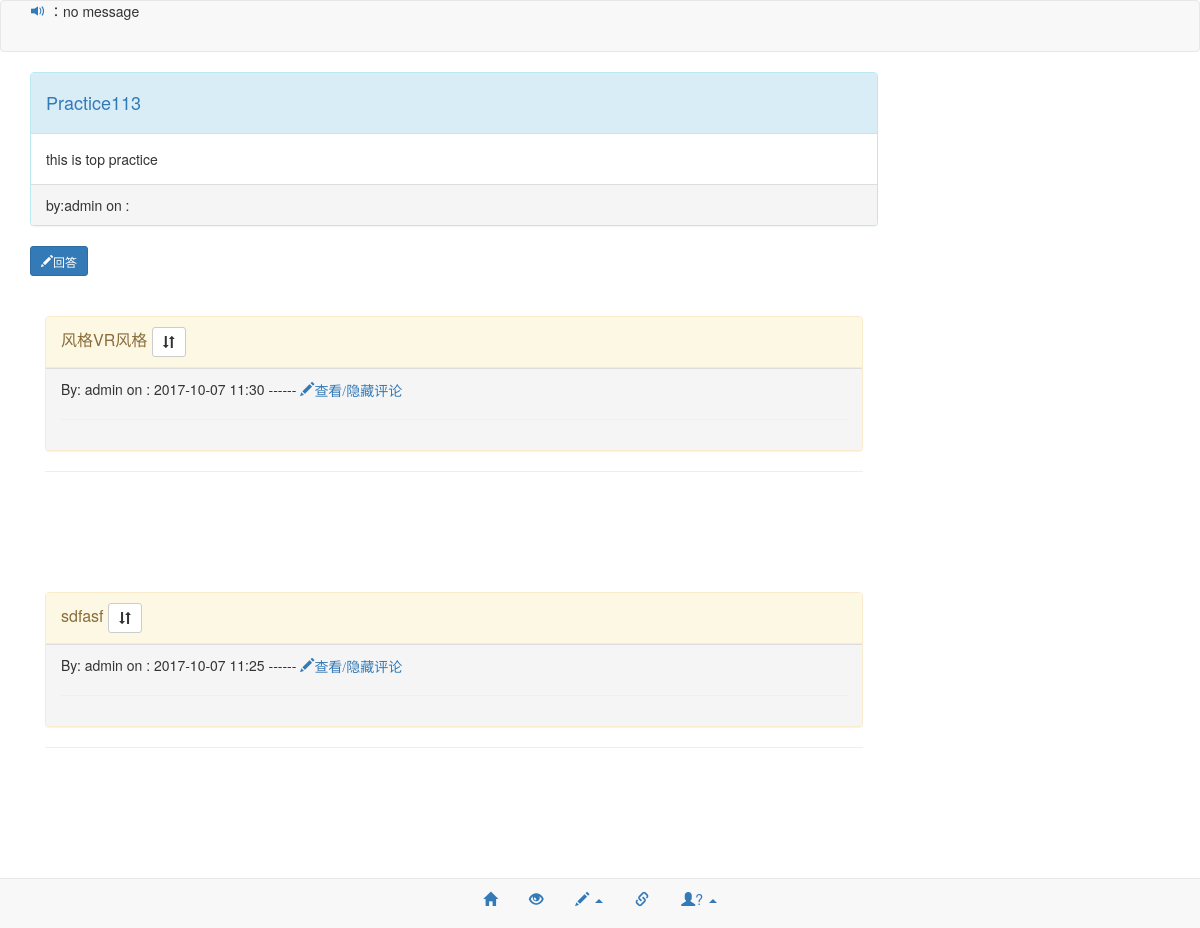
/practice/practice/113, run on the app's committed database.
### webapp/models.py (models this page shows, shortened)
class Note(db.Model):
    id = db.Column(db.Integer(), primary_key=True)
    text = db.Column(db.Text())
    publish_date = db.Column(db.DateTime())
    user_id = db.Column(db.Integer(),
                        db.ForeignKey('user.id'))

class Practice(db.Model):
    id = db.Column(db.Integer(), primary_key=True)
    title = db.Column(db.String(255))
    is_top = db.Column(db.Boolean())
    text = db.Column(db.Text())
    publish_date = db.Column(db.DateTime())
    dynamic_date = db.Column(db.DateTime())
    user_id = db.Column(db.Integer(),
                        db.ForeignKey('user.id'))
    answers = db.relationship('Answer',
                               backref='practice',
                              lazy='dynamic')

class User(db.Model):
    id = db.Column(db.Integer(), primary_key=True)
    username = db.Column(db.String(255))
    password = db.Column(db.String(255))
    nick_name = db.Column(db.String(255))
    class_major = db.Column(db.String(255))
    description = db.Column(db.Text())
    blog_addr = db.Column(db.String(255))
    github_addr = db.Column(db.String(255))
    posts = db.relationship('Post',
                             backref='user',
                             lazy='dynamic')
    comments = db.relationship('Comment',
                         backref='user',
                         lazy='dynamic')
    roles = db.relationship(
        'Role',
        secondary=roles,
        backref=db.backref('users', lazy='dynamic')
        )
    related_posts = db.relationship('RelatedPost',
                             backref='user',
                             lazy='dynamic')
    practices = db.relationship('Practice',
                             backref='user',
                             lazy='dynamic')
    answers = db.relationship('Answer',
                             backref='user',
                             lazy='dynamic')
    answer_comments = db.relationship('AnswerComment',
                         backref='user',
                         lazy='dynamic')

class Answer(db.Model):
    id = db.Column(db.Integer(), primary_key=True)
    name = db.Column(db.String(255))
    user_id = db.Column(db.Integer(),
                        db.ForeignKey('user.id'))
    text = db.Column(db.Text())
    date = db.Column(db.DateTime())
    practice_id = db.Column(db.Integer(),
                        db.ForeignKey('practice.id'))
    answer_comments = db.relationship('AnswerComment',
                               backref='answer',
                              lazy='dynamic')

### webapp/controllers/practice.py (the view, shortened to what this page needs)
@practice_blueprint_.route('/practice/<int:practice_id>', methods=['GET','POST'])
def practice(practice_id):
    form = AnswerForm()
    practice = Practice.query.get_or_404(practice_id)
    answers = practice.answers.order_by(Answer.date.desc()).all()
    not_viewed_inform_num = get_not_viewed_inform_num()
    note = get_note()
    answer_comment_form = AnswerCommentForm()
    return render_template(
        'practice.html',
        g=g,
        practice=practice,
        answers=answers,
        answer_comment_form=answer_comment_form,
        form=form,
        not_viewed_inform_num=not_viewed_inform_num,
        note=note
        )

### webapp/__init__.py (called while the page is built)
def delete_html(string=None):
    for html_tag in ['<p>','</p>','<a>','</a>','<h1>','</h1>','<h2>','<div>','</div>']:
        if string:
            string = string.replace(html_tag,'')
    return string

def deal_time(deal_time=None):
    strings=str(deal_time).split(':')
    strings.pop(-1)
    string = ':'.join(strings)
    return string

def get_text(html=None):
    reg = r'>(.*?)</'
    pattern = re.compile(reg)
    result = pattern.findall(html)
    text = " ".join(result)
    return text

### webapp/controllers/practice.py (called while the page is built)
def get_not_viewed_inform_num():
    try:
        if current_user.username:
            not_viewed_posts = RelatedPost.query.filter_by(is_viewed=False,
                                                         user_id=current_user.id).all()
            return len(not_viewed_posts)
        else:
            return None
    except:
        return None

def get_note():
    try:
        note = Note.query.order_by(Note.publish_date.desc()).limit(1).one()
        return note
    except:
        note = Note()
        note.text = "no message"
        note.publish_date = datetime.datetime.now()
        db.session.add(note)
        db.session.commit()
        get_note()

@practice_blueprint_.before_request
def check_user():
    if 'username' in session:
        g.current_user = User.query.filter_by(
            username=session['username']
            ).one()
    else:
        g.current_user = None

### webapp/templates/practice/practice.html (shortened to what this page needs)
{% extends "practice_base.html" %}
{% block body %}
    <div class="row">
        <div class="col-lg-9">
            <div class="panel panel-info">
                <div class="panel-heading"><a href="{{ url_for('.practice', practice_id=practice.id) }}"><h4>{{ practice.title }}</a></h4>
                </div>
                <div class="panel-body">
                    {{ practice.text | safe }}
                </div>
                <div class="panel-footer">by:{{ practice.user.username }}
                                          on : {{ practice.publish_date | deal_time() }}
                </div>
            </div>
            <div class="row">
                <div class="col-lg-2">
                      <button type="button" class="btn btn-primary btn-sm" data-toggle="collapse"
                            data-target="#demo">
                        <span class="glyphicon glyphicon-pencil">回答</span>
                      </button>
                </div>
            </div>
            <br>
            <br>
                <div class="col-lg-12">
                    {% if answers | length == 0 %}
                    <p>该练习还没有人提交解答.</p>
                    {% else %}
                        {% for answer in answers %}
                            <div class="panel panel-warning">
                                <div class="panel-heading">
                                    <h4 class="panel-title">
                                        <a data-toggle="collapse" data-parent="#accordion"
                                           href="#{{ answer.id }}" >
                                            {{ answer.text | truncate(250) | get_text}}
                                        <button type="button" class="btn btn-default btn-sm">
                                            <span class="glyphicon glyphicon-sort"></span>
                                        </button>
                                        </a>
                                    </h4>
                                </div>
                               <div class="panel-footer">By: {{ answer.name }}
                                          on : {{ answer.date | deal_time() }}
                                <span>------</span>
                                <a data-toggle="collapse"
                                    href="#answer_comment">
                                <span class="glyphicon glyphicon-pencil">查看/隐藏评论</span>
                                </a>
                                <br>
                                <hr>
                                </div>
                            </div>
                            <hr>
                            <br>
                            <br>
                            <br>
                            <br>
                            <br>
                        {% endfor %}
                    {% endif %}
                </div>
            </div>
        </div>
    </div>
{% endblock %}

### webapp/templates/practice/practice_base.html (shortened to what this page needs)
<!DOCTYPE html>
<html>
    <head>
      <link rel="stylesheet" href="{{ url_for('static', filename='css/bootstrap.min.css') }}">
    </head>
    <body style="background-color: white">
    <nav class="navbar navbar-default" role="navigation">
      <div class="container-fluid">
      <div class="navbar-header">
        <a class="navbar-brand" href="#"><a><span class="glyphicon glyphicon-volume-up"></span></a> ：{{ note.text | truncate(150) | delete_html() }}</a>
      </div>
      </div>
    </nav>
    <nav class="navbar navbar-default navbar-fixed-bottom" role="navigation">
    <ul class="nav nav-pills">
      <li><a href="{{ url_for('tiezi.home') }}"><span class="glyphicon glyphicon-home"></span></a></li>
      <li><a href="{{ url_for('tiezi.posts_renew') }}"><span class="glyphicon glyphicon-eye-open"></span></a></li>
      <li class="dropdown">
            <a href="#" class="dropdown-toggle" data-toggle="dropdown">
             <span class="glyphicon glyphicon-pencil"></span>
              <b class="caret"></b>
            </a>
      </li>
      <li>
          <a href="{{ url_for('glinks.glinks') }}">
          <span class="glyphicon glyphicon-link"></span>
          </a>
      </li>
      <li class="dropdown">
            {% if not current_user.username %}
            <a href="#" class="dropdown-toggle" data-toggle="dropdown">
             <span class="glyphicon glyphicon-user"></span>?
              <b class="caret"></b>
            </a>
            {% endif %}
      </li>
    </ul>
    </nav>
        <div class="container">
            {% block body %}
            {% endblock %}
    <footer>
      <br>
      <br>
      <br>
    </footer>
    </body>
</html>

### webapp/templates/practice/practice_base.html (style rules this page uses)
.nav { display:table; margin:0 auto; }

### data on the page
Note: text|delete_html "no message"
Practice: title "Practice113", text "this is top practice"
User: user.username "admin"
Answer: text|get_text "风格VR风格", name "admin", date|deal_time "2017-10-07 11:30"
Answer: text|get_text "sdfasf", name "admin", date|deal_time "2017-10-07 11:25"
